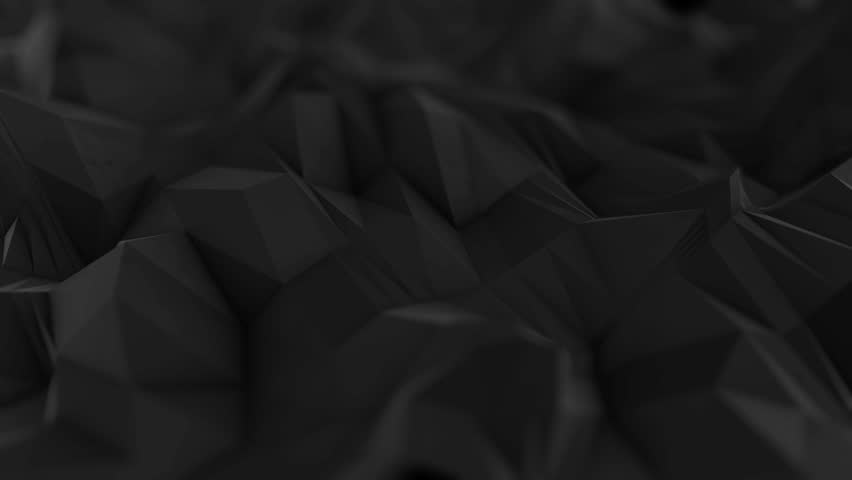
#> input picture LinearTransform/lowcontrast.jpg, 852 x 480 px
$ python LinearTransform.py
#> lines starting #> are read from the running program, lines starting #| are printed output that depends on the picture
import cv2
image=cv2.imread("lowcontrast.jpg",0)
#> image is the input picture: shape (480, 852); min 0, max 76, mean 27.4

# [4 lines of commented-out code are left out]

imageWidth = image.shape[1]
#> imageWidth = 852
imageHeight = image.shape[0]
#> imageHeight = 480

xPos = 0
yPos = 0

while xPos < imageWidth:
    while yPos < imageHeight:

        piksel=image.item(yPos,xPos)  # pikselin değeri okundu
        if piksel<=20:
            ydisp=0.5*piksel
        elif piksel >20 and piksel<=40: # denklemlerde yerine konularak piksel değerleri değiştirildi
            ydisp=10.5*piksel-200
        elif piksel>40 :
            ydisp=0.162*piksel+213.488

        image.itemset((yPos,xPos),ydisp)  # pikselin yeni değeri üzerine yazıldı

        yPos = yPos + 1

    yPos = 0
    xPos = xPos + 1
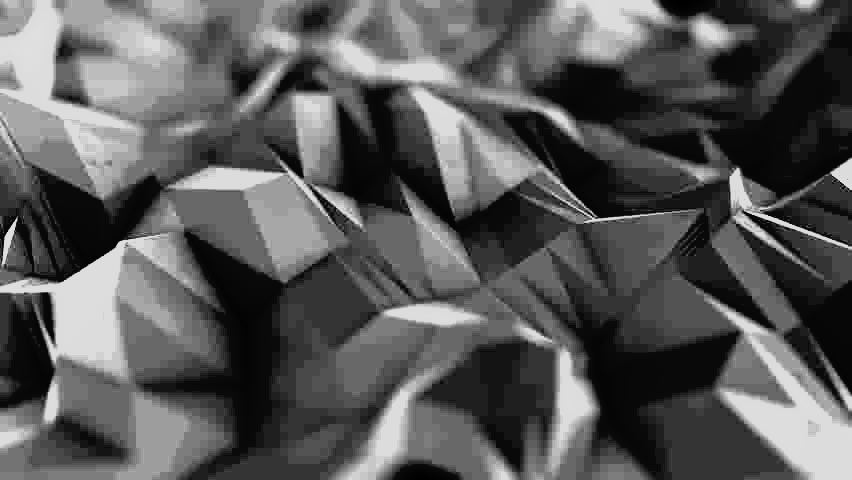
#> image: shape (480, 852); min 0, max 225, mean 89.5
#> after the loop, xPos = 852

cv2.imwrite("HighContrast.jpg", image) #işlenmiş resmi kaydet
